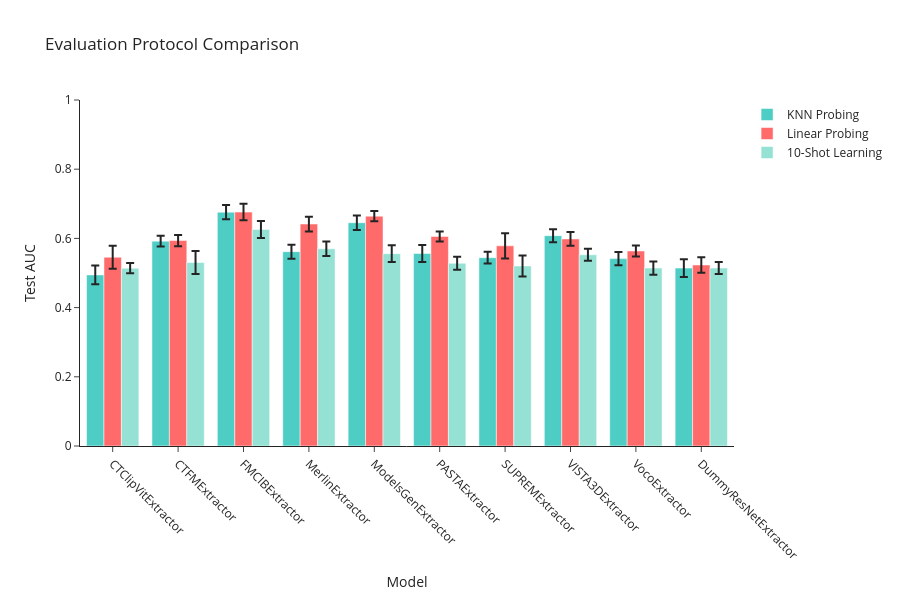

Notebook code for this chart:
### Markdown cell above
## Comparison: KNN vs Linear Probing vs Few-Shot

### Code cell
# Create comparison visualization
model_names = list(linear_probing_results.keys())

knn_means = [test_accuracies_dict[m]['mean'] for m in model_names]
linear_means = [linear_probing_results[m]['mean'] for m in model_names]
few_shot_10_means = [few_shot_results[10][m]['mean'] for m in model_names]

knn_errors = [test_accuracies_dict[m]['ci95'][1] - test_accuracies_dict[m]['mean'] for m in model_names]
linear_errors = [linear_probing_results[m]['ci95'][1] - linear_probing_results[m]['mean'] for m in model_names]
few_shot_errors = [few_shot_results[10][m]['ci95'][1] - few_shot_results[10][m]['mean'] for m in model_names]

fig = go.Figure()

fig.add_trace(go.Bar(
    x=model_names,
    y=knn_means,
    error_y=dict(type='data', array=knn_errors),
    name='KNN Probing',
    marker_color='#4ECDC4'
))

fig.add_trace(go.Bar(
    x=model_names,
    y=linear_means,
    error_y=dict(type='data', array=linear_errors),
    name='Linear Probing',
    marker_color='#FF6B6B'
))

fig.add_trace(go.Bar(
    x=model_names,
    y=few_shot_10_means,
    error_y=dict(type='data', array=few_shot_errors),
    name='10-Shot Learning',
    marker_color='#95E1D3'
))

fig.update_layout(
    title='Evaluation Protocol Comparison',
    xaxis_title='Model',
    yaxis_title='Test AUC',
    barmode='group',
    height=600,
    width=900,
    template='simple_white',
    xaxis_tickangle=45
)
fig.update_yaxes(range=[0, 1.0])

fig.show()

print(f"Correlation KNN vs Linear Probing: {np.corrcoef(knn_means, linear_means)[0, 1]:.4f}")
print(f"Correlation KNN vs 10-Shot: {np.corrcoef(knn_means, few_shot_10_means)[0, 1]:.4f}")
print("Interpretation:")
print("  High KNN-Linear correlation (>0.8): Consistent feature quality assessment")
print("  10-Shot vs KNN: Difference shows data-efficiency gains with simple learning")

### Figure 1 — Plotly figure (JSON) as saved in the notebook; plotly's stock layout.template omitted (floating-point values rounded to 4 significant figures)
{"data": [{"error_y": {"array": [0.02732, 0.01542, 0.02065, 0.02016, 0.02087, 0.0243, 0.0171, 0.01873, 0.01883, 0.02574], "type": "data"}, "marker": {"color": "#4ECDC4"}, "name": "KNN Probing", "type": "bar", "x": ["CTClipVitExtractor", "CTFMExtractor", "FMCIBExtractor", "MerlinExtractor", "ModelsGenExtractor", "PASTAExtractor", "SUPREMExtractor", "VISTA3DExtractor", "VocoExtractor", "DummyResNetExtractor"], "y": [0.4945, 0.592, 0.6758, 0.5617, 0.6453, 0.5563, 0.5442, 0.6079, 0.5416, 0.5142]}, {"error_y": {"array": [0.03305, 0.01633, 0.02379, 0.02124, 0.015, 0.01445, 0.03641, 0.01963, 0.01586, 0.0226], "type": "data"}, "marker": {"color": "#FF6B6B"}, "name": "Linear Probing", "type": "bar", "x": ["CTClipVitExtractor", "CTFMExtractor", "FMCIBExtractor", "MerlinExtractor", "ModelsGenExtractor", "PASTAExtractor", "SUPREMExtractor", "VISTA3DExtractor", "VocoExtractor", "DummyResNetExtractor"], "y": [0.5457, 0.5938, 0.676, 0.6415, 0.6643, 0.6058, 0.5785, 0.5985, 0.5637, 0.5232]}, {"error_y": {"array": [0.01502, 0.033, 0.02465, 0.02076, 0.02413, 0.0187, 0.03048, 0.01714, 0.01907, 0.0172], "type": "data"}, "marker": {"color": "#95E1D3"}, "name": "10-Shot Learning", "type": "bar", "x": ["CTClipVitExtractor", "CTFMExtractor", "FMCIBExtractor", "MerlinExtractor", "ModelsGenExtractor", "PASTAExtractor", "SUPREMExtractor", "VISTA3DExtractor", "VocoExtractor", "DummyResNetExtractor"], "y": [0.514, 0.5303, 0.6259, 0.57, 0.5558, 0.528, 0.5203, 0.5526, 0.5143, 0.5145]}], "layout": {"barmode": "group", "height": 600, "title": {"text": "Evaluation Protocol Comparison"}, "width": 900, "xaxis": {"tickangle": 45, "title": {"text": "Model"}}, "yaxis": {"range": [0, 1], "title": {"text": "Test AUC"}}}}
